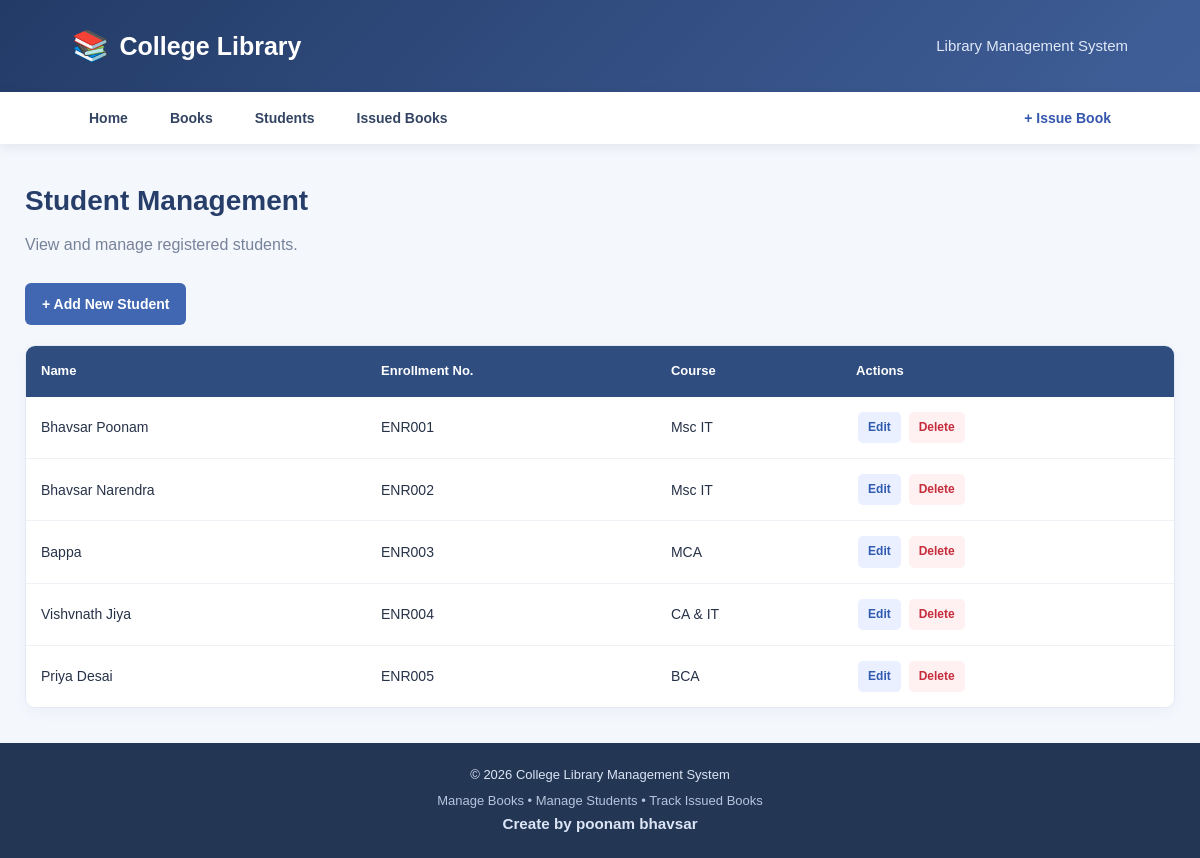
The page /students/ on the database its author committed.
### library/models.py (models this page shows, shortened)
class Student(models.Model):
    name = models.CharField(max_length=100)
    enrollment_no = models.CharField(max_length=20)
    course = models.CharField(max_length=50)

### library/views.py (the view)
# urls.py: path('students/', views.student_list, name='student_list'),
def student_list(request):
    students = Student.objects.all()
    return render(request, 'library/student_list.html', {'students': students})

### templates/library/student_list.html (shortened to what this page needs)
{% extends 'library/base.html' %}
{% block content %}
<h1 class="page-heading">Student Management</h1>
<p class="page-description">View and manage registered students.</p>
<div style="margin-bottom: 20px;">
    <a href="{% url 'add_student' %}" class="btn btn-primary">
        + Add New Student
    </a>
</div>
<div class="table-container">
    <table>
        <thead>
            <tr>
                <th>Name</th>
                <th>Enrollment No.</th>
                <th>Course</th>
                <th>Actions</th>
            </tr>
        </thead>
        <tbody>
            {% for student in students %}
            <tr>
                <td>{{ student.name }}</td>
                <td>{{ student.enrollment_no }}</td>
                <td>{{ student.course }}</td>
                <td>
                    <a href="{% url 'edit_student' student.id %}"
                       class="action-link edit-link">Edit</a>
                    <a href="{% url 'delete_student' student.id %}"
                       class="action-link delete-link">Delete</a>
                </td>
            </tr>
            {% empty %}
            <tr>
                <td colspan="4" class="empty-message">
                    No students available. Add a student to get started!
                </td>
            </tr>
            {% endfor %}
        </tbody>
    </table>
</div>
{% endblock %}

### Qus3_Library_Management_System/static/css/style.css (style rules this page uses)
* { margin: 0; padding: 0; box-sizing: border-box; }
body { font-family: Arial, Helvetica, sans-serif; background-color: #f4f7fc; color: #263248; line-height: 1.6; min-height: 100vh; display: flex; flex-direction: column; }
a { text-decoration: none; }
.page-heading { font-size: 28px; color: #263e69; margin-bottom: 8px; }
.page-description { color: #77839a; margin-bottom: 25px; }
.btn { display: inline-block; border: none; border-radius: 6px; padding: 10px 17px; font-size: 14px; font-weight: bold; cursor: pointer; transition: 0.2s; }
.btn-primary { background-color: #4267b2; color: white; }
.table-container { width: 100%; overflow-x: auto; background-color: white; border: 1px solid #e4eaf3; border-radius: 10px; box-shadow: 0 4px 15px rgba(30, 55, 90, 0.04); }
table { width: 100%; border-collapse: collapse; background-color: white; }
thead { background-color: #304d80; color: white; }
th { padding: 15px; text-align: left; font-size: 13px; white-space: nowrap; }
td { padding: 13px 15px; border-bottom: 1px solid #edf0f5; font-size: 14px; }
tbody tr:last-child td { border-bottom: none; }
.action-link { display: inline-block; padding: 6px 10px; border-radius: 5px; font-size: 12px; font-weight: bold; margin: 2px; }
.edit-link { color: #315bb0; background-color: #eaf0ff; }
.delete-link { color: #c52d3c; background-color: #fff0f1; }

### rows shown on the page
Student: name "Bhavsar Poonam", enrollment_no "ENR001", course "Msc IT"
Student: name "Bhavsar Narendra", enrollment_no "ENR002", course "Msc IT"
Student: name "Bappa", enrollment_no "ENR003", course "MCA"
Student: name "Vishvnath Jiya", enrollment_no "ENR004", course "CA & IT"
Student: name "Priya Desai", enrollment_no "ENR005", course "BCA"
